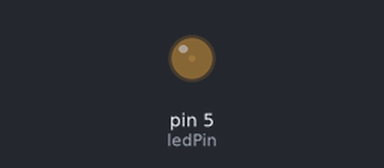
Simulated run of this sketch. Board: Arduino Uno, built with avr-gcc and run on an emulated ATmega328P. Shown: output pins drawn as LEDs (lit = HIGH). What the sketch prints to the serial monitor is not drawn.

Above: at 0.05 s.
At 1.5 s:
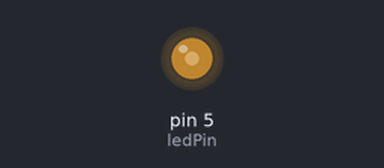
At 4.0 s:
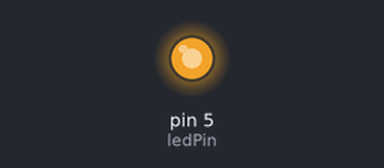
At 7.95 s:
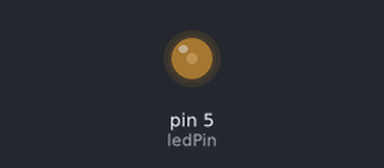
Timing chart, 0 to 10.7 s (numbered marks = the images above):
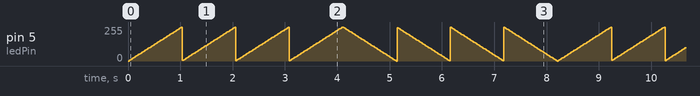

The sketch:

Project_3_PWM_Controlled_LED_Brightness.ino
```cpp
const int ledPin=5;

void setup() {
  pinMode(ledPin, OUTPUT);
  Serial.begin(115200);
  Serial.println("PWM fading started");

}

void loop() {
 for(int brightness=0; brightness<=1023; brightness +=5)
 {
  analogWrite(ledPin, brightness);
  delay(20);
 }
for(int brightness=1023; brightness>=0; brightness -=5)
 {
  analogWrite(ledPin, brightness);
  delay(20);
 }
}
```

Measured:
- by itself, pin 5 (ledPin): moves between 0/255 and 255/255, repeating every 8.2 s
